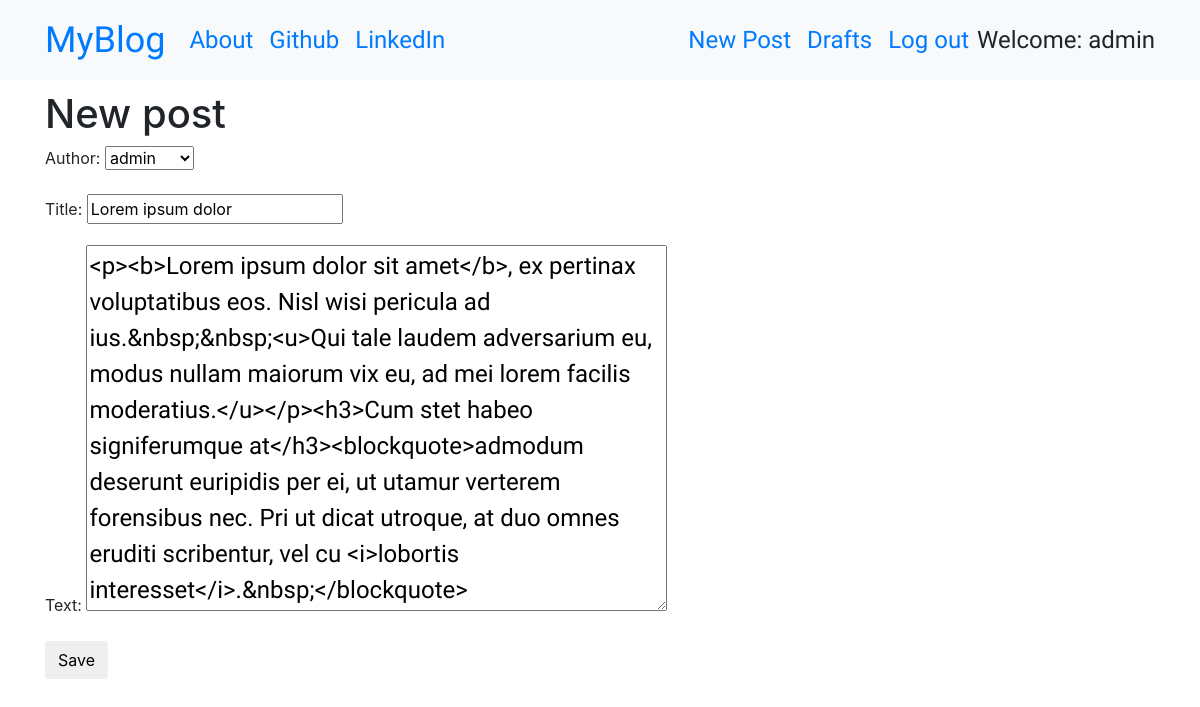
Screenshot of /post/1/edit/ (signed in) with the database file from the repository.
### blog/models.py (models this page shows, shortened)
class Post(models.Model):
    author = models.ForeignKey('auth.User',on_delete=models.CASCADE)
    title = models.CharField(max_length=200)
    text = models.TextField()
    created_date = models.DateTimeField(default=timezone.now)
    published_date = models.DateTimeField(blank=True, null=True)

### blog/views.py (the view)
# urls.py: path('post/<int:pk>/edit/', views.PostUpdateView.as_view(), name='post_edit'),
class PostUpdateView(LoginRequiredMixin,UpdateView):
    login_url = '/login/'
    redirect_field_name = 'blog/post_detail.html'
    form_class = PostForm
    model = Post

### blog/forms.py
class PostForm(forms.ModelForm):
    class Meta:
        model = Post
        fields = ('author','title', 'text')
        widgets = {
            'title': forms.TextInput(attrs={'class': 'textinputclass'}),
            'text': forms.Textarea(attrs={'class': 'editable medium-editor-textarea postcontent'}),
        }

### blog/templates/blog/post_form.html (shortened to what this page needs)
{% extends 'blog/base.html' %}
{% load static %}
{% block content %}
    <h1>New post</h1>
    <form method="POST" class="post-form">
    {{form.as_p}}
    <button type="submit" class="save btn btn-default">Save</button>
    </form>
{% endblock %}

### blog/templates/blog/base.html (shortened to what this page needs)
<!DOCTYPE html>
{% load static %}
<html>
  <head>
    <link rel="stylesheet" href="https://stackpath.bootstrapcdn.com/bootstrap/4.1.3/css/bootstrap.min.css"
>
    <link href="https://maxcdn.bootstrapcdn.com/font-awesome/4.7.0/css/font-awesome.min.css" rel="stylesheet">
    <link rel="stylesheet" href="//cdn.jsdelivr.net/medium-editor/latest/css/medium-editor.min.css" type="text/css" media="screen" charset="utf-8">
    <link rel="stylesheet" href="{% static 'css/blog.css' %}">
  </head>
  <body class='loader'>
    <nav class="navbar navbar-expand-lg bg-light techfont">
      <div class="container">
        <div class="navbar-nav align-items-center">
          <a class="navbar-brand bigbrand" href="{% url 'post_list' %}">MyBlog</a>
          <a class="nav-item nav-link" href="{% url 'about' %}">About</a>
          <a class="nav-item nav-link" href="https://www.github.com">Github</a>
          <a class="nav-item nav-link" href="https://www.linkedin.com">LinkedIn</a>
        </div>
        <div class="navbar-nav align-items-center ml-auto">
          {% if user.is_authenticated %}
            <a class="nav-item nav-link" href="{% url 'post_new' %}">New Post</a>
            <a class="nav-item nav-link" href="{% url 'post_draft_list' %}">Drafts</a>
            <a class="nav-item nav-link" href="{% url 'logout' %}">Log out</a>
            <a >Welcome: {{ user.username }}</a>
          {% else %}
            <a class="nav-item nav-link" href="{% url 'login' %}" aria-label="Login">
              <span class="fa fa-user" aria-hidden="true"></span></a>
          {% endif %}
        </div>
      </div>
    </nav>
          <div class="content container">
              <div class="row">
                  <div class="col-md-8">
                    <div class="blog_posts">
                      {% block content %}
                      {% endblock %}
                    </div>
                  </div>
              </div>
          </div>
  </body>
</html>

### blog/static/css/blog.css (style rules this page uses)
.techfont { font-family: 'Russo One', sans-serif; font-size: 1.5em; margin-bottom: 10px; }
.postcontent { font-family: 'Montserrat'; font-size: 1.5em; }
.bigbrand { font-size: 1.5em; }
.loader { filter:hue-rotate(0deg); color: linear-gradient(45deg,#0f8,#08f); animation:hue 5000ms infinite linear; }

### rows the page displays
Post: author "admin", title "Lorem ipsum dolor", text "<p><b>Lorem ipsum dolor sit amet</b>, ex pertinax voluptatibus eos. Nisl wisi pericula ad ius.&nbsp;&nbsp;<u>Qui tale laudem adversarium eu, modus nullam maiorum vix eu, ad mei lorem facilis moderatius.</u></p><h3>Cum stet habeo signiferumque at</h3><blockquote>admodum deserunt euripidis per ei, ut utamur verterem forensibus nec. Pri ut dicat utroque, at duo omnes eruditi scribentur, vel cu <i>lobortis interesset</i>.&nbsp;</blockquote>"

### other values shown
{{ user.username }} "admin"
